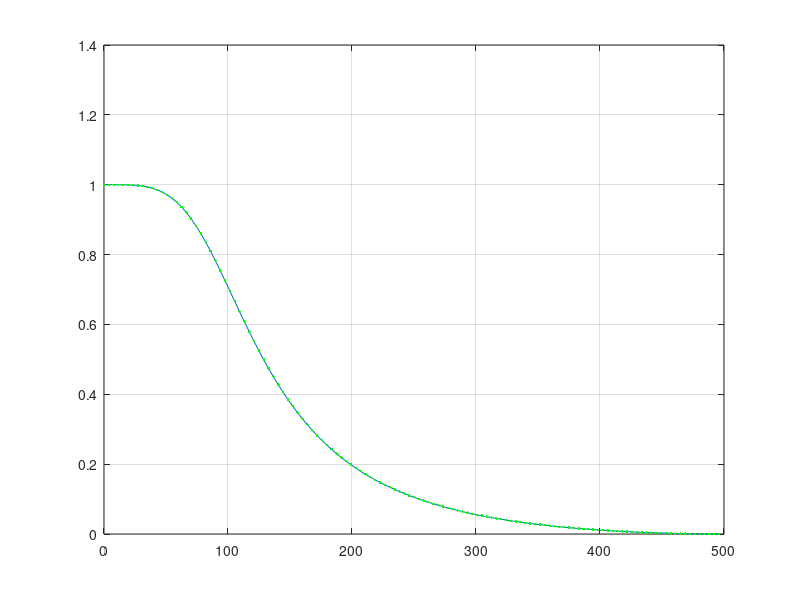

This chart was generated by the following MATLAB code:
%-----------------------------------------------------------------------------
% exa060701_3.m , for example 6.7.1 and 6.5.1
% to test  butter.m
%-----------------------------------------------------------------------------
clear all;

wp=.2*pi;
ws=.6*pi;
Fs=1000;
rp=3;rs=20;
% Firstly to finish frequency prewarping;
[n,wn]=buttord(wp/pi,ws/pi,rp,rs);
[bz,az]=butter(n,wp/pi)
%
[bz1,az1]=butter(n,wn)
%
[h,w]=freqz(bz,az,128,Fs);
[h1,w1]=freqz(bz1,az1,128,Fs);
plot(w,abs(h),w1,abs(h1),'g.');grid on;

